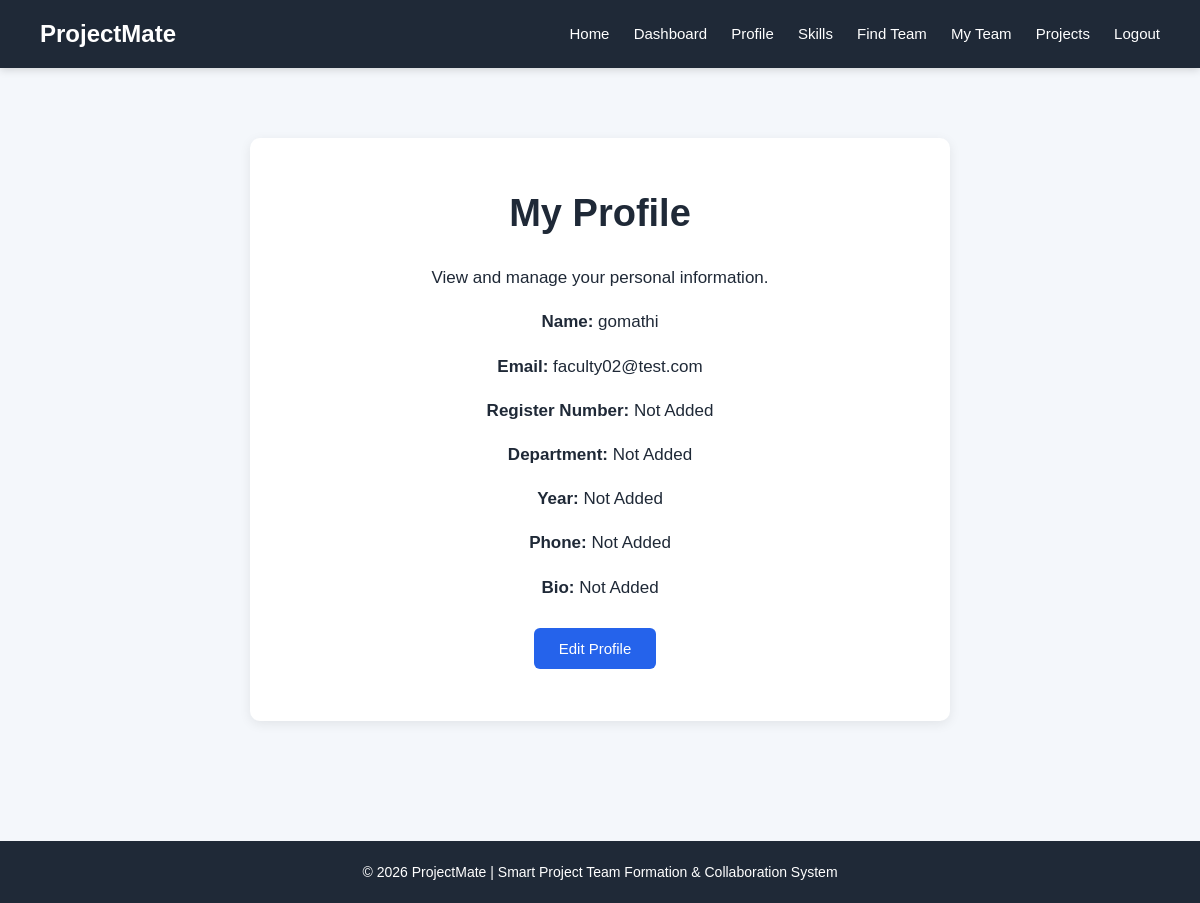
Screenshot of /student-profile (signed in) with the database file from the repository.
### tables this page shows
CREATE TABLE users (
            id INTEGER PRIMARY KEY AUTOINCREMENT,
            name TEXT NOT NULL,
            email TEXT UNIQUE NOT NULL,
            password TEXT NOT NULL,
            role TEXT NOT NULL
        );

CREATE TABLE student_profiles (
            id INTEGER PRIMARY KEY AUTOINCREMENT,
            user_id INTEGER NOT NULL,
            register_number TEXT,
            department TEXT,
            year TEXT,
            phone TEXT,
            bio TEXT,
            FOREIGN KEY (user_id) REFERENCES users(id)
        );

### app.py (the view)
@app.route("/student-profile")
def student_profile():
    user_id = session.get("user_id")
    if not user_id:
        return redirect(url_for("student_login"))
    conn = get_db_connection()
    profile = conn.execute("""
        SELECT
            users.name,
            users.email,
            student_profiles.register_number,
            student_profiles.department,
            student_profiles.year,
            student_profiles.phone,
            student_profiles.bio
        FROM users
        LEFT JOIN student_profiles
            ON users.id = student_profiles.user_id
        WHERE users.id = ?
    """, (user_id,)).fetchone()
    conn.close()
    if profile is None:
        return "Student profile not found!"
    return render_template(
        "student_profile.html",
        profile=profile
    )

### app.py (called while the page is built)
def get_db_connection():
    conn = sqlite3.connect(DATABASE)
    conn.row_factory = sqlite3.Row
    return conn

### templates/student_profile.html (shortened to what this page needs)
<!DOCTYPE html>
<html lang="en">
<head>
    <link rel="stylesheet"
          href="{{ url_for('static', filename='style.css') }}">
</head>
<body>
    <nav>
        <h2>ProjectMate</h2>
        <div>
            <a href="{{ url_for('home') }}">
                Home
            </a>
            <a href="{{ url_for('student_dashboard') }}">
                Dashboard
            </a>
            <a href="{{ url_for('student_profile') }}">
                Profile
            </a>
            <a href="{{ url_for('student_skills') }}">
                Skills
            </a>
            <a href="{{ url_for('find_team') }}">
                Find Team
            </a>
            <a href="{{ url_for('my_team') }}">
                My Team
            </a>
            <a href="{{ url_for('my_projects') }}">
                Projects
            </a>
            <a href="{{ url_for('student_logout') }}">
                Logout
            </a>
        </div>
    </nav>
    <main>
        <section class="card">
            <h1>
                My Profile
            </h1>
            <p>
                View and manage your personal information.
            </p>
            <p>
                <strong>Name:</strong>
                {{ profile["name"] }}
            </p>
            <p>
                <strong>Email:</strong>
                {{ profile["email"] }}
            </p>
            <p>
                <strong>Register Number:</strong>
                {{ profile["register_number"] or "Not Added" }}
            </p>
            <p>
                <strong>Department:</strong>
                {{ profile["department"] or "Not Added" }}
            </p>
            <p>
                <strong>Year:</strong>
                {{ profile["year"] or "Not Added" }}
            </p>
            <p>
                <strong>Phone:</strong>
                {{ profile["phone"] or "Not Added" }}
            </p>
            <p>
                <strong>Bio:</strong>
                {{ profile["bio"] or "Not Added" }}
            </p>
            <p>
                <a href="{{ url_for('edit_profile') }}">
                    <button>
                        Edit Profile
                    </button>
                </a>
            </p>
        </section>
    </main>
    <footer>
        <p>
            © 2026 ProjectMate |
            Smart Project Team Formation &
            Collaboration System
        </p>
    </footer>
</body>
</html>

### static/style.css (style rules this page uses)
* { box-sizing: border-box; }
body { font-family: Arial, sans-serif; margin: 0; padding: 0; background-color: #f4f7fb; color: #1f2937; line-height: 1.6; }
nav { background-color: #1f2937; padding: 15px 40px; display: flex; justify-content: space-between; align-items: center; box-shadow: 0 2px 8px rgba(0, 0, 0, 0.15); }
nav h2 { color: white; margin: 0; }
nav a { color: white; text-decoration: none; margin-left: 20px; font-size: 15px; }
main { max-width: 1100px; margin: 0 auto; padding: 50px 25px; }
h1 { margin-top: 20px; color: #1f2937; font-size: 32px; }
h2 { color: #374151; }
p { font-size: 16px; line-height: 1.6; }
main section:first-child { text-align: center; }
main h1 { font-size: 38px; margin-bottom: 20px; }
main p { font-size: 17px; }
button { background-color: #2563eb; color: white; border: none; padding: 12px 25px; margin: 10px; border-radius: 6px; cursor: pointer; font-size: 15px; transition: 0.3s; }
a { color: #2563eb; text-decoration: none; }
.card { background-color: white; padding: 25px; margin: 20px auto; max-width: 700px; border-radius: 10px; box-shadow: 0 3px 12px rgba(0, 0, 0, 0.08); }
.card button { margin-left: 0; }
footer { text-align: center; padding: 20px; margin-top: 50px; background-color: #1f2937; color: white; }
footer p { margin: 0; font-size: 14px; }
main { max-width: 1100px; margin: 0 auto; padding: 50px 25px; text-align: center; }
.card { background-color: white; padding: 25px; margin: 20px auto; max-width: 700px; border-radius: 10px; box-shadow: 0 3px 12px rgba(0, 0, 0, 0.08); text-align: center; }

### rows the page displays
users: name "gomathi", email "faculty02@test.com"
student_profiles: register_number "Not Added", department "Not Added", year "Not Added", phone "Not Added", bio "Not Added"
